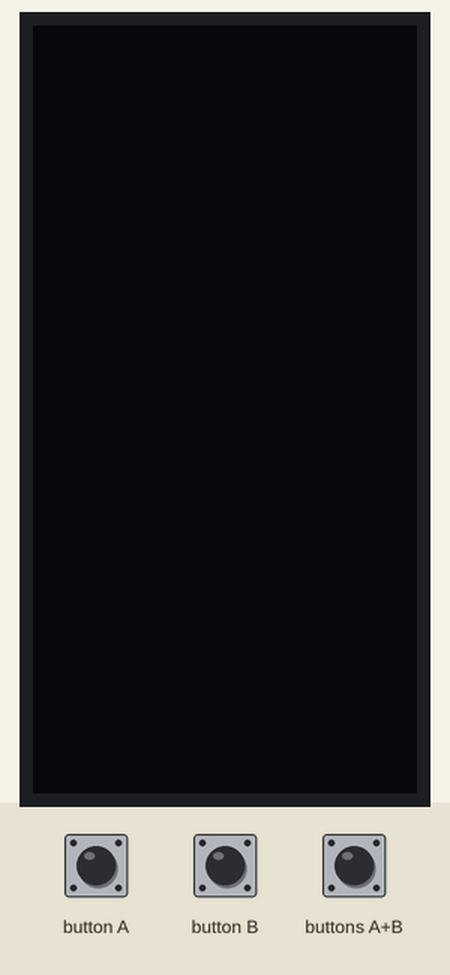
The program below on a simulated BBC micro:bit (MakeCode). Shown: 64×128 one-colour display. Inputs (shaded band) come from the test bench.

Above: at 1.2 s.
1.3 s: button A pressed for 0.15 s
At 1.7 s:
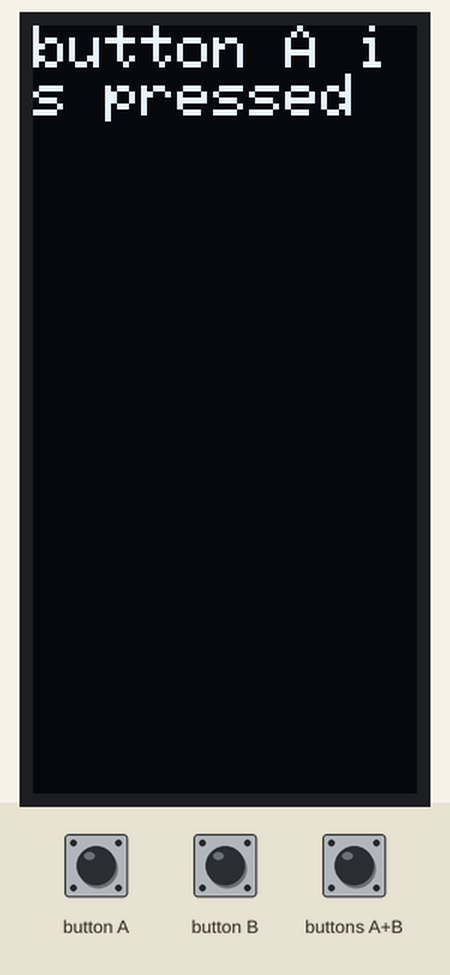
2.9 s: button B pressed for 0.15 s
At 4.1 s:
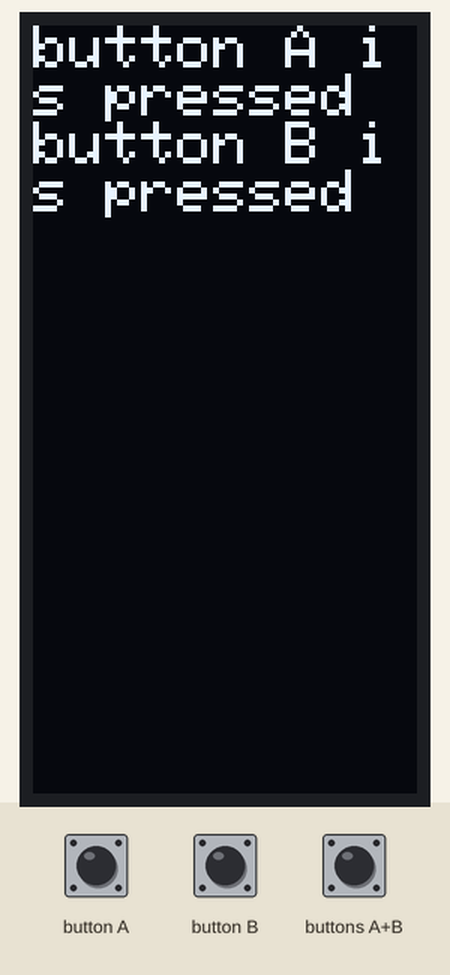
4.5 s: buttons A+B pressed for 0.15 s
At 5.1 s:
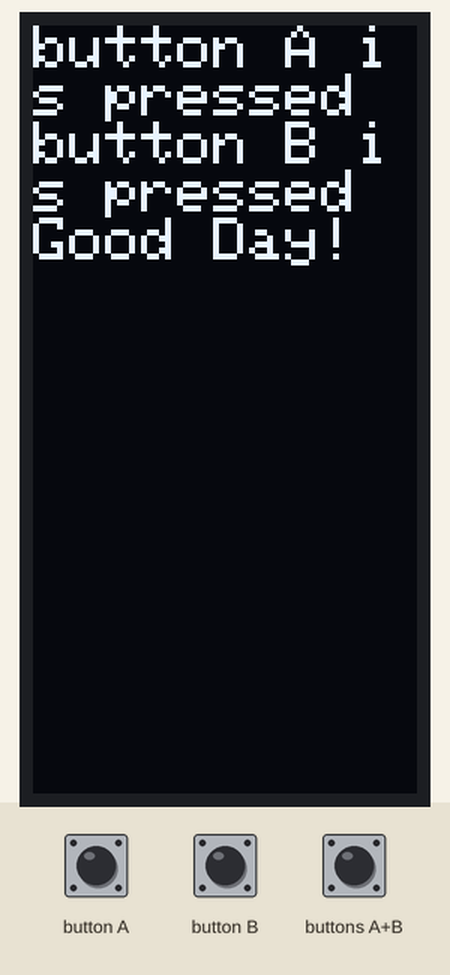
6.1 s: buttons A+B pressed for 1 s
At 7.6 s:
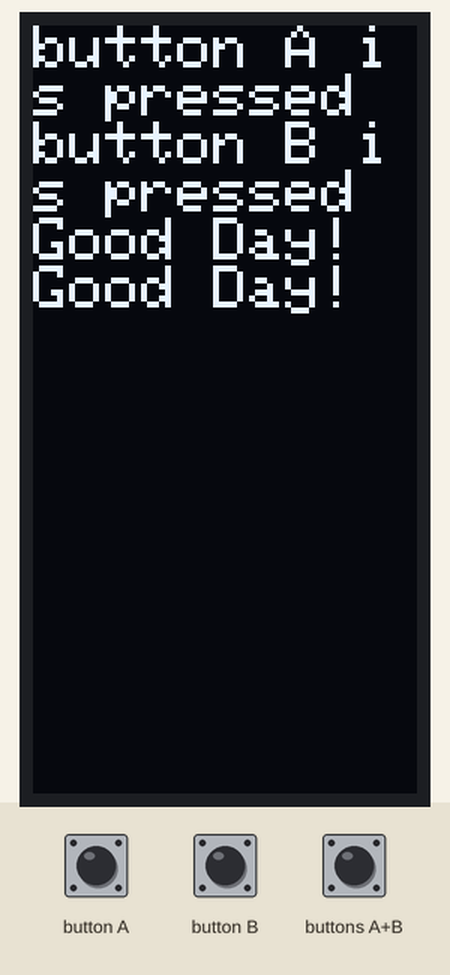
8.6 s: button A pressed for 0.15 s
At 9.7 s:
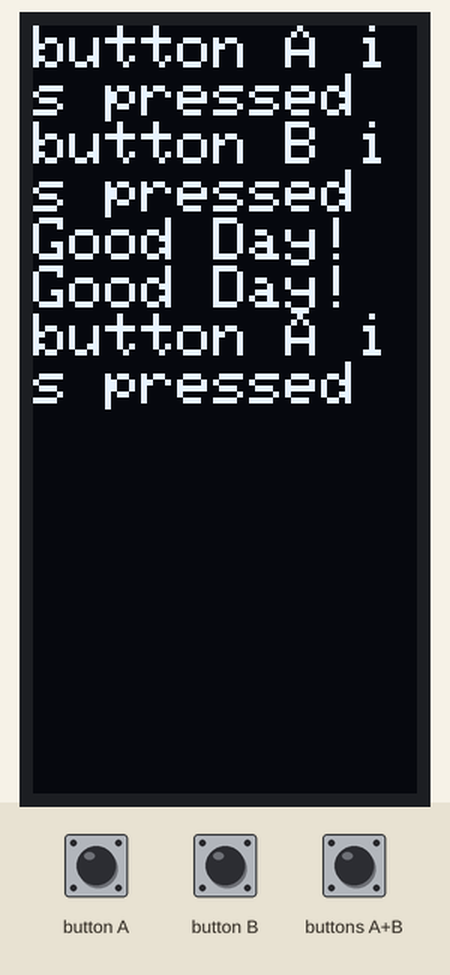
10.2 s: button B pressed for 0.15 s
At 10.9 s:
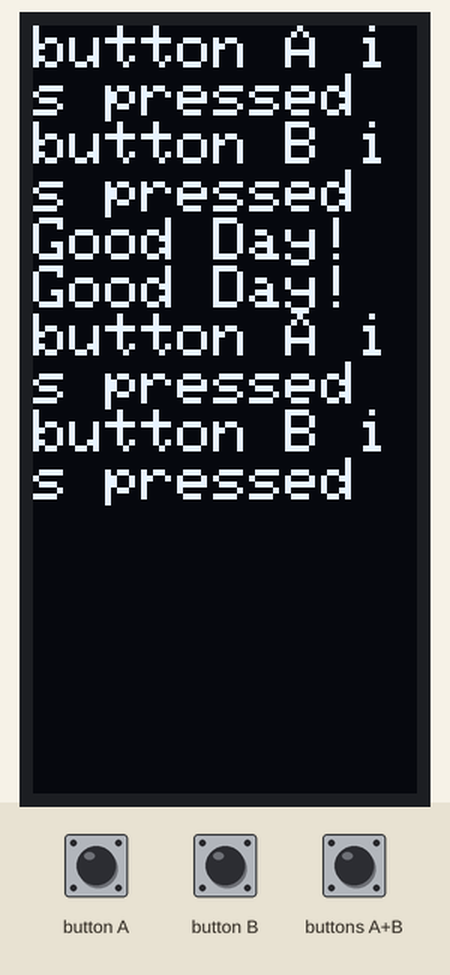
Timing chart, 0 to 12.8 s (numbered marks = the images above; inputs shaded):
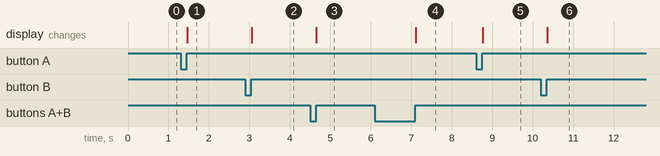

The program:

main.ts
```typescript
input.onButtonPressed(Button.A, function on_button_pressed_a() {
    OLED.showStringWithNewLine("button A is pressed")
})
input.onButtonPressed(Button.AB, function on_button_pressed_ab() {
    OLED.showStringWithNewLine("Good Day!")
})
input.onButtonPressed(Button.B, function on_button_pressed_b() {
    OLED.showStringWithNewLine("button B is pressed")
})
OLED.init(64, 128)
```

test.ts
```typescript
// 테스트는 여기로 이동합니다; 이 패키지가 확장으로 사용될 때 컴파일되지 않을 것 입니다.
```

Measured:
- after the input at 1.3 s, the display: changes after 0.16 s (image 1)
- after the input at 2.9 s, the display: changes after 0.16 s (image 2)
- after the input at 4.5 s, the display: changes after 0.16 s (image 3)
- after the input at 6.1 s, the display: changes after 1.0 s (image 4)
- after the input at 8.6 s, the display: changes after 0.16 s (image 5)
- after the input at 10.2 s, the display: changes after 0.16 s (image 6)
